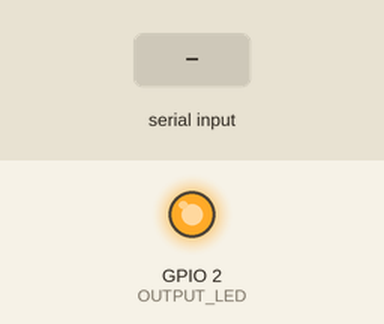
Simulated run of this sketch. Board: ESP32. Parts: output pins drawn as LEDs (lit = HIGH). The inputs (shaded band) are chosen by the test bench. WiFi joins after 1.5 s; servers stay silent unless stated; what the sketch prints to the serial monitor is not drawn.

Above: at 5.6 s.
At 10.0 s:
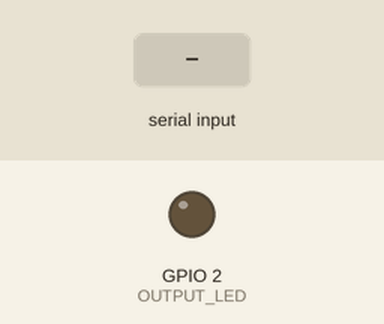
10.1 s: "1" received over the second serial link
Timing chart, 0 to 13.1 s (numbered marks = the images above; inputs shaded):
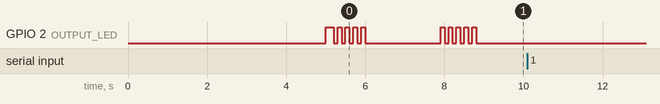

Measured:
- after the input at 10.1 s, every drawn part: stays the same

The sketch:

Blynk_Climate.ino
```cpp
#include <Adafruit_Sensor.h>
#include <Adafruit_BME280.h>
#include <WiFi.h>
#include <WiFiClient.h>
#include <BlynkSimpleEsp32.h>
#include <Wire.h>

BlynkTimer timer;

BLYNK_CONNECTED() {
  Blynk.syncAll();
}

void setup() {
  Serial.begin(115200);
  delay(5000);
  ledSetup();
  bme280Setup();
  setupCO2();
  connect();
}

void loop()
{
  Blynk.run();
  timer.run();
}
```

1_ConnectionManager.ino
```cpp
char auth[] = "nG2m27dGxppSe48hUjcDRQQDDkkOrmw0";
char ssid[] = "Keenetic-2906";
char pass[] = "863NitNQ";

void connect() {
  Serial.print("Connecting to ");
  Serial.println(ssid);
  WiFi.begin(ssid, pass);
  while (WiFi.status() != WL_CONNECTED) {
    delay(500);
    Serial.print(".");
  }
  Serial.println("WiFi connected");
  Blynk.begin(auth, ssid, pass);
  blinkLed();
}
```

3_BME280Handler.ino
```cpp
#define SEALEVELPRESSURE_HPA (1013.25)

Adafruit_BME280 bme;

void bme280Setup() {
  Serial.println(F("BME280 test"));

  bool status = bme.begin(0x76);
  if (!status) {
    Serial.println("Could not find a valid BME280 sensor, check wiring!");
    while (1);
  }
  Serial.print("BME Serial ID:");
  Serial.println(bme.sensorID(),16);
  blinkLed();
  timer.setInterval(10000, printValues);
  timer.setInterval(10000, sendValuesBlynk);
}


void bme280Values(float values[]) {
  values[0] = bme.readTemperature();
  values[1] = bme.readHumidity();
  values[2] = bme.readPressure() / 100.0F;
  values[3] = bme.readAltitude(SEALEVELPRESSURE_HPA);
}


void printValues() {
  Serial.print("Temperature = ");
  Serial.print(bme.readTemperature());
  Serial.println(" *C");

  Serial.print("Pressure = ");

  Serial.print(bme.readPressure() / 100.0F);
  Serial.println(" hPa");

  Serial.print("Approx. Altitude = ");
  Serial.print(bme.readAltitude(SEALEVELPRESSURE_HPA));
  Serial.println(" m");

  Serial.print("Humidity = ");
  Serial.print(bme.readHumidity());
  Serial.println(" %");

  Serial.println();
}

void sendValuesBlynk() {
  float values[4];
  bme280Values(values);
  Blynk.virtualWrite(V0, String(values[0], 1));
  Blynk.virtualWrite(V1, String(values[1], 1));
}
```

4_CO2Handler.ino
```cpp
#define RXD2 16
#define TXD2 17

byte CO2req[] = {0xFE, 0X44, 0X00, 0X08, 0X02, 0X9F, 0X25};
byte CO2out[] = {0, 0, 0, 0, 0, 0, 0};

void setupCO2() {
  Serial1.begin(9600, SERIAL_8N1, RXD2, TXD2);
  timer.setInterval(2000, sendValuesBlynkCO2);
}

void sendValuesBlynkCO2() {
  // Get Data from the Sensor
  RequestCO2();
  unsigned long CO2 = CO2count();
  Blynk.virtualWrite(V3, CO2);
  Serial.println("CO2:" + CO2);
}


void RequestCO2 ()
{
  while (!Serial1.available())
  {
    Serial1.write(CO2req, 7);
    delay(50);
  }

  int timeout = 0;
  while (Serial1.available() < 7 )
  {
    timeout++;
    if (timeout > 10)
    {
      while (Serial1.available())
        Serial1.read();
      break;
    }
    delay(50);
  }

  for (int i = 0; i < 7; i++)
  {
    CO2out[i] = Serial1.read();
  }
}

unsigned long CO2count()
{
  int high = CO2out[3];
  int low = CO2out[4];
  unsigned long val = high * 256 + low;
  return val * 1; // S8 = 1. K-30 3% = 3, K-33 ICB = 10
}
```

99_LedHandler.ino
```cpp
int OUTPUT_LED = 2;

BLYNK_WRITE(V2)
{
  int pinValue = param.asInt();
  digitalWrite(OUTPUT_LED, pinValue);
}

int ledSetup() {
  pinMode(OUTPUT_LED, OUTPUT);
  digitalWrite(OUTPUT_LED, HIGH);
  return OUTPUT_LED;
}

void blinkLed() {
  for(int i = 0; i < 5; i++) {
    delay(100);
    digitalWrite(OUTPUT_LED, HIGH);
    delay(100);
    digitalWrite(OUTPUT_LED, LOW);
  }
  Blynk.syncVirtual(V2);
}
```
